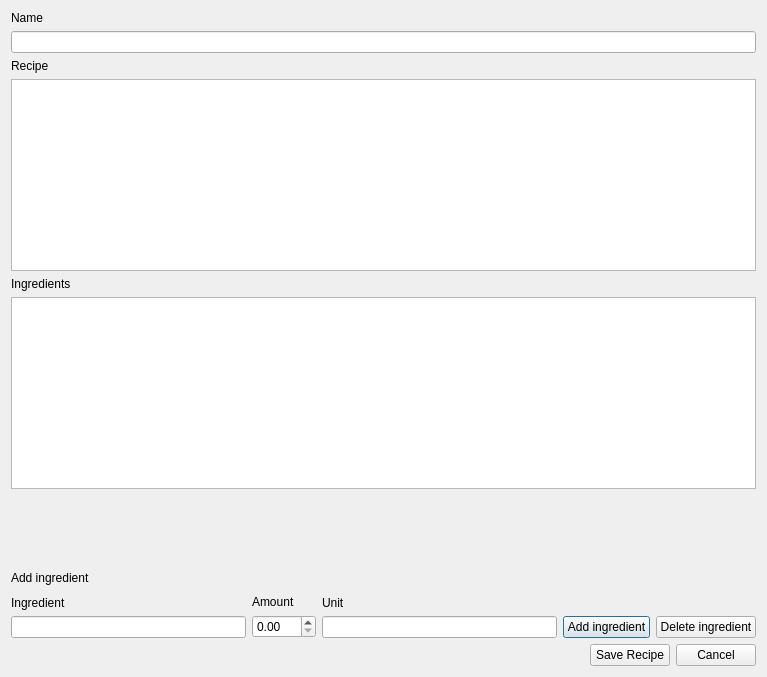
<?xml version="1.0" encoding="UTF-8"?>
<ui version="4.0">
 <class>EntryDialog</class>
 <widget class="QDialog" name="EntryDialog">
  <property name="geometry">
   <rect>
    <x>0</x>
    <y>0</y>
    <width>767</width>
    <height>677</height>
   </rect>
  </property>
  <property name="windowTitle">
   <string>Dialog</string>
  </property>
  <layout class="QVBoxLayout" name="verticalLayout_10">
   <item>
    <layout class="QVBoxLayout" name="verticalLayout_7">
     <item>
      <widget class="QLabel" name="nameLabel">
       <property name="text">
        <string>Name</string>
       </property>
      </widget>
     </item>
     <item>
      <widget class="QLineEdit" name="recipeName"/>
     </item>
    </layout>
   </item>
   <item>
    <layout class="QVBoxLayout" name="verticalLayout_4">
     <item>
      <widget class="QLabel" name="bodyLabel">
       <property name="text">
        <string>Recipe</string>
       </property>
      </widget>
     </item>
     <item>
      <widget class="QTextEdit" name="recipeBody"/>
     </item>
    </layout>
   </item>
   <item>
    <layout class="QVBoxLayout" name="verticalLayout_5">
     <item>
      <widget class="QLabel" name="label_5">
       <property name="text">
        <string>Ingredients</string>
       </property>
      </widget>
     </item>
     <item>
      <widget class="QTableView" name="tableOfIngredients">
       <property name="editTriggers">
        <set>QAbstractItemView::NoEditTriggers</set>
       </property>
       <property name="selectionMode">
        <enum>QAbstractItemView::SingleSelection</enum>
       </property>
       <property name="selectionBehavior">
        <enum>QAbstractItemView::SelectRows</enum>
       </property>
      </widget>
     </item>
    </layout>
   </item>
   <item>
    <layout class="QVBoxLayout" name="verticalLayout_9">
     <item>
      <spacer name="verticalSpacer_2">
       <property name="orientation">
        <enum>Qt::Vertical</enum>
       </property>
       <property name="sizeHint" stdset="0">
        <size>
         <width>20</width>
         <height>40</height>
        </size>
       </property>
      </spacer>
     </item>
     <item>
      <layout class="QHBoxLayout" name="horizontalLayout_5">
       <item>
        <layout class="QVBoxLayout" name="verticalLayout_6">
         <item>
          <widget class="QLabel" name="label_4">
           <property name="text">
            <string>Add ingredient</string>
           </property>
          </widget>
         </item>
         <item>
          <layout class="QHBoxLayout" name="horizontalLayout">
           <item>
            <layout class="QVBoxLayout" name="verticalLayout">
             <item>
              <widget class="QLabel" name="ingredientLabel">
               <property name="text">
                <string>Ingredient</string>
               </property>
              </widget>
             </item>
             <item>
              <widget class="QLineEdit" name="ingredientBox"/>
             </item>
            </layout>
           </item>
           <item>
            <layout class="QVBoxLayout" name="verticalLayout_2">
             <item>
              <widget class="QLabel" name="amountLabel">
               <property name="text">
                <string>Amount</string>
               </property>
              </widget>
             </item>
             <item>
              <widget class="QDoubleSpinBox" name="amountBox">
               <property name="decimals">
                <number>2</number>
               </property>
               <property name="maximum">
                <double>999.000000000000000</double>
               </property>
               <property name="singleStep">
                <double>0.100000000000000</double>
               </property>
              </widget>
             </item>
            </layout>
           </item>
           <item>
            <layout class="QVBoxLayout" name="verticalLayout_3">
             <item>
              <widget class="QLabel" name="unitLabel">
               <property name="text">
                <string>Unit</string>
               </property>
              </widget>
             </item>
             <item>
              <widget class="QLineEdit" name="unitBox"/>
             </item>
            </layout>
           </item>
          </layout>
         </item>
        </layout>
       </item>
       <item>
        <layout class="QVBoxLayout" name="verticalLayout_8">
         <item>
          <spacer name="verticalSpacer">
           <property name="orientation">
            <enum>Qt::Vertical</enum>
           </property>
           <property name="sizeHint" stdset="0">
            <size>
             <width>20</width>
             <height>40</height>
            </size>
           </property>
          </spacer>
         </item>
         <item>
          <layout class="QHBoxLayout" name="horizontalLayout_2">
           <item>
            <widget class="QPushButton" name="btnAddIngredient">
             <property name="text">
              <string>Add ingredient</string>
             </property>
            </widget>
           </item>
           <item>
            <widget class="QPushButton" name="btnDeleteIngredient">
             <property name="text">
              <string>Delete ingredient</string>
             </property>
            </widget>
           </item>
          </layout>
         </item>
        </layout>
       </item>
      </layout>
     </item>
    </layout>
   </item>
   <item>
    <layout class="QHBoxLayout" name="horizontalLayout_4">
     <item>
      <spacer name="horizontalSpacer">
       <property name="orientation">
        <enum>Qt::Horizontal</enum>
       </property>
       <property name="sizeHint" stdset="0">
        <size>
         <width>40</width>
         <height>20</height>
        </size>
       </property>
      </spacer>
     </item>
     <item>
      <layout class="QHBoxLayout" name="horizontalLayout_3">
       <item>
        <widget class="QPushButton" name="btnSaveRecipe">
         <property name="text">
          <string>Save Recipe</string>
         </property>
        </widget>
       </item>
       <item>
        <widget class="QPushButton" name="btnCancel">
         <property name="text">
          <string>Cancel</string>
         </property>
        </widget>
       </item>
      </layout>
     </item>
    </layout>
   </item>
  </layout>
 </widget>
 <resources/>
 <connections/>
</ui>
